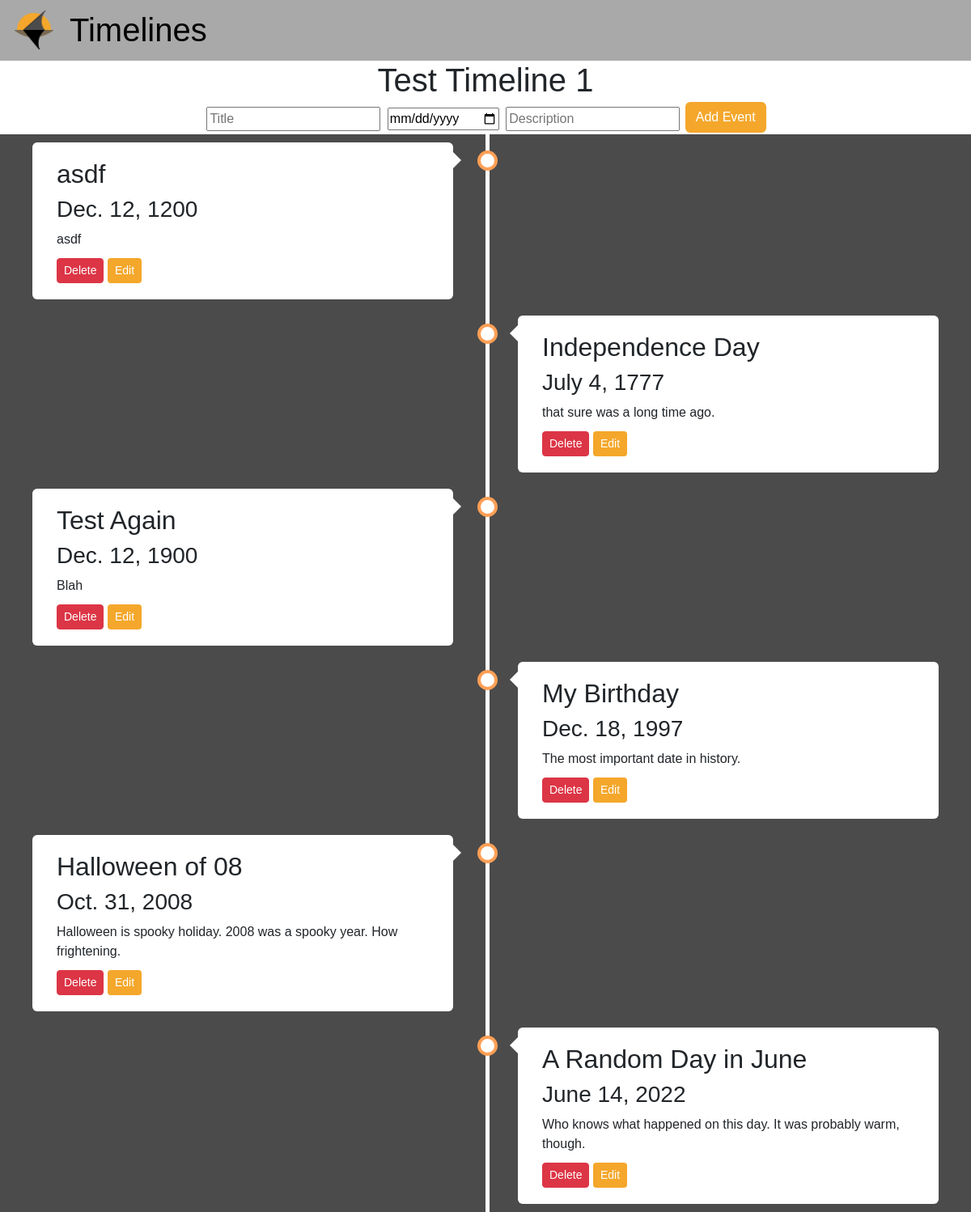
/timeline/1/, run on an earlier commit of the app's database.
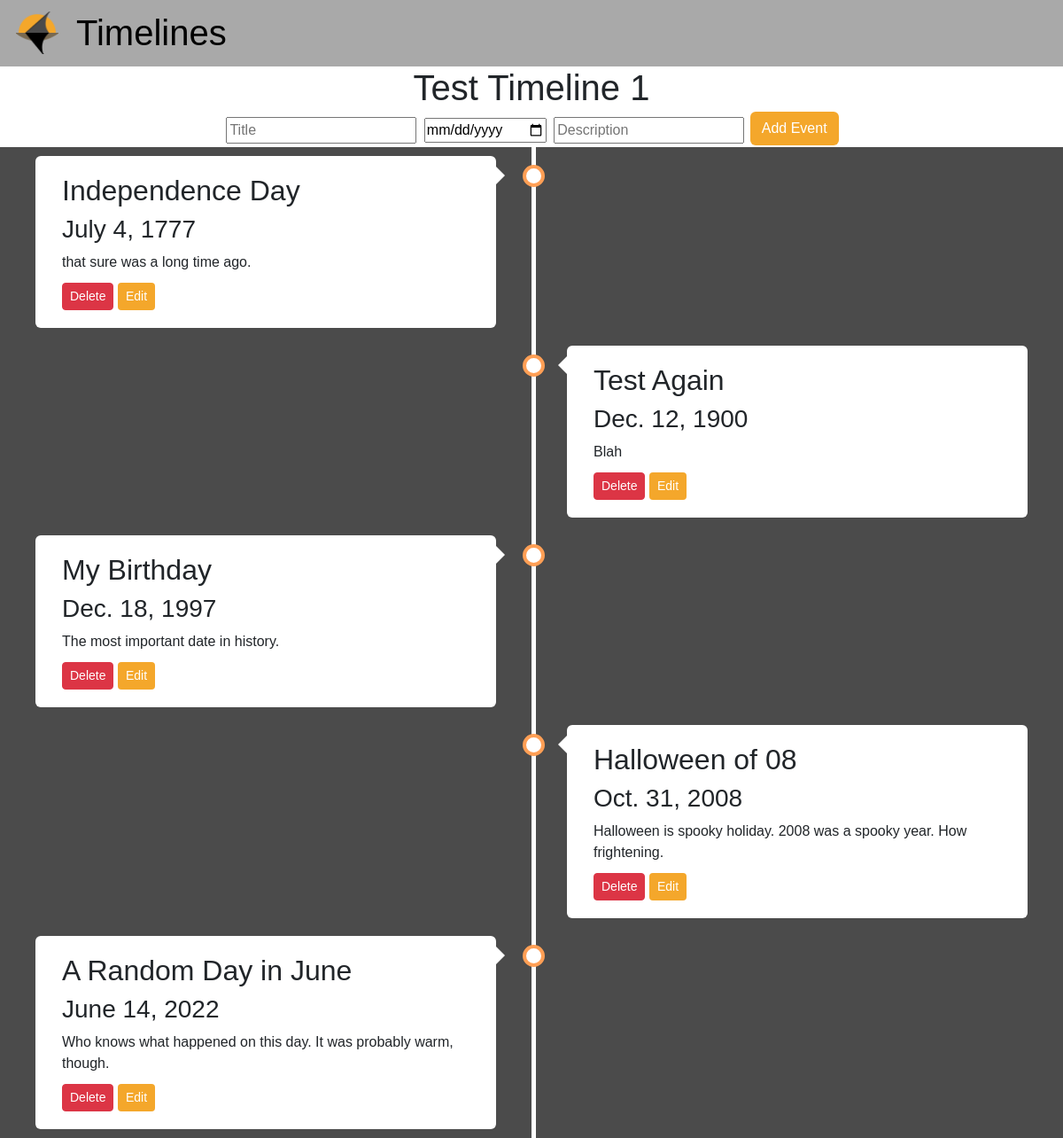
And on a later commit of the database.
### timeline_app/models.py (models this page shows)
class Event(models.Model):
    timeline_id = models.ForeignKey(Timeline, on_delete=models.CASCADE)
    event_id = models.BigAutoField(primary_key=True)
    date = models.DateField()
    title = models.CharField(max_length=50)
    description = models.TextField(max_length=500)

### timeline_app/views.py (the view, shortened to what this page needs)
# urls.py: path('timeline/<int:pk>/', timeline, name='timeline'),
def timeline(request, pk):
    timeline = Timeline.objects.get(pk=pk)
    event = Event.objects.filter(timeline_id=pk).order_by('date')
    dict = {'timeline': timeline,
            'events': event }
    return render(request, 'timeline_app/timeline.html', context=dict)

### timeline_app/templates/timeline_app/timeline.html (shortened to what this page needs)
{% extends 'timeline_app/navbar.html' %}
{% block contentblock %}
<header id="subHeader">
    <div>
        <h1 class="subHeaderElement"> {{timeline.timeline_name}} </h1>
        <form method="POST" class="headerElement">
            <input placeholder="Title" name="title" type="text" class="subHeaderEntry">
            <input name="date" type="date" class="subHeaderEntry">
            <input placeholder="Description" name="description" type="text" class="subHeaderEntry">
            <button type="submit" name="addSubmit" class="btn btn-primary">Add Event</button>
        </form>
    </div>
</header>
<div class="timeline">
    {% for event in events %}
    {% cycle 'left' 'right' as left_right silent %}
        {% if left_right == 'left' %}
        <div class="box left">
        {% endif %}
        {% if left_right == 'right' %}
        <div class="box right ">
        {% endif %}
            <div class="content">
                <h2>{{ event.title }}</h2>
                <h3>{{ event.date }}</h3>
                <p>{{ event.description }}</p>
                <a href="delete-event/{{ event.event_id }}" class="btn btn-danger btn-sm">Delete</a>
                <button type="button" class="btn btn-primary btn-sm" data-bs-toggle="collapse" data-bs-target="#collapseEdit-{{event.event_id}}">Edit</button>
            </div>
        </div>
    {% endfor %}
</div>
{% endblock %}

What changed in the data, as far as the page shows it:
removed Event: title "asdf", date "Dec. 12, 1200", description "asdf"
